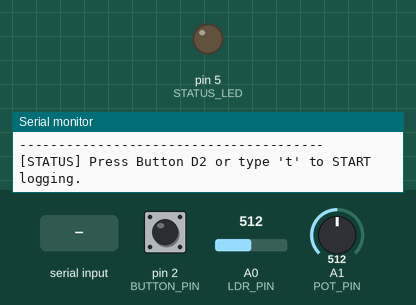
This sketch was run on a simulated Arduino Uno, built with avr-gcc and run on an emulated ATmega328P. Shown: output pins drawn as LEDs (lit = HIGH), the last lines printed to the serial monitor. Dashed ring = blinking. Inputs (shaded band) come from the test bench; at power-on: pin 2 (BUTTON_PIN) HIGH, A0 (LDR_PIN) = 512, A1 (POT_PIN) = 512. Storage starts empty.

Above: at 1.7 s.
1.8 s: pin 2 (BUTTON_PIN) pulled LOW for 0.15 s
At 2.11 s:
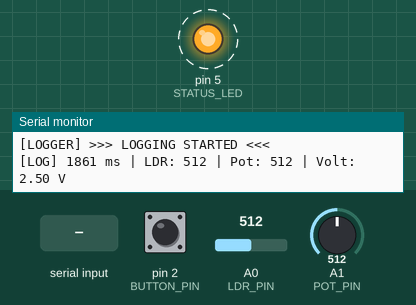
4.9 s: "t\n" received over Serial
6.4 s: byte 116 ('t') received over Serial
At 7.3 s:
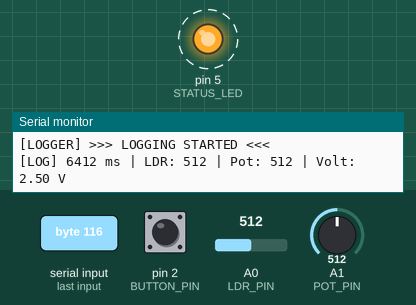
15.4 s: byte 104 ('h') received over Serial
Timing chart, 0 to 19.4 s (numbered marks = the images above; inputs shaded):
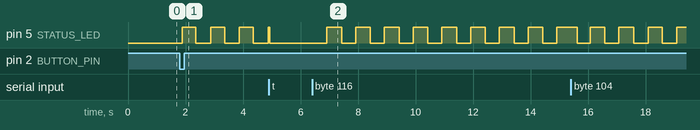

The sketch:

Day_72_CSV_Datalogger.ino
```cpp
/*
 * 100 Projects with Arduino - Day 72
 * Project: CSV Datalogger (Sensors to SD Card with Safe Toggle/Eject)
 *
 * DESCRIPTION:
 * This project implements a robust, periodic sensor datalogger that records sensor telemetry
 * in Comma-Separated Values (CSV) format onto an SD Card. To meet industrial design standards:
 * 1. Safe Eject/Toggle Button: Integrates a debounced push button on Pin 2 that allows the user
 *    to gracefully start and stop the datalogger. Stopping the logger writes a finalization footer
 *    to the CSV file and closes the file system handles, enabling safe card ejection.
 * 2. Comma-Separated Values (CSV): Writes a header row on boot if the file is new. Fields logged:
 *    Timestamp (ms), LDR Raw, Potentiometer Raw, Computed Voltage (V).
 * 3. Non-blocking Execution: Sampling and logging are managed at a precise 1 Hz (1000ms) interval
 *    using millis() timers, allowing concurrent button polling and LED status flashing.
 *
 * WIRING:
 * - SD Card Module Pin -> Arduino Uno Pin
 *   - GND             -> GND
 *   - VCC             -> 5V
 *   - MISO            -> Pin 12
 *   - MOSI            -> Pin 11
 *   - SCK             -> Pin 13
 *   - CS              -> Pin 4
 * - Sensors & Indicators:
 *   - LDR (Photoresistor)   -> Pin A0 (with 10kΩ pull-down resistor forming a voltage divider)
 *   - Potentiometer (10kΩ)  -> Pin A1 (outer pins to 5V and GND, center wiper to A1)
 *   - Toggle/Eject Button   -> Pin 2 (connect between D2 and GND, using internal INPUT_PULLUP)
 *   - Status LED (Logging)  -> Pin 5 (via 220Ω resistor to GND)
 */

#include <SD.h>
#include <SPI.h>

// --- PIN DEFINITIONS ---
const int CS_PIN = 4;      // SD CS pin
const int BUTTON_PIN = 2;  // Start/Stop logging toggle button
const int STATUS_LED = 5;  // Logging status LED indicator
const int LDR_PIN = A0;    // LDR analog input
const int POT_PIN = A1;    // Potentiometer analog input

// --- DATALOG CONFIGURATION ---
const char *CSV_FILENAME = "datalog.csv";
const unsigned long SAMPLE_INTERVAL_MS = 1000;  // Log data every 1 second

// --- STATE VARIABLES ---
bool isLogging = false;            // Current logging state
unsigned long lastSampleTime = 0;  // Timer for sampling interval
unsigned long lastBlinkTime = 0;   // Timer for status LED blink
bool statusLedState = false;       // LED state tracking

// Button debounce state variables
bool buttonState = HIGH;
bool lastButtonState = HIGH;
unsigned long lastDebounceTime = 0;
const unsigned long DEBOUNCE_DELAY_MS = 50;

void setup() {
  Serial.begin(9600);

  pinMode(BUTTON_PIN, INPUT_PULLUP);
  pinMode(STATUS_LED, OUTPUT);
  digitalWrite(STATUS_LED, LOW);

  Serial.println(F("=================================================="));
  Serial.println(F("Day 72: CSV Sensor Datalogger with Safe Eject"));
  Serial.println(F("=================================================="));

  // Initialize the SD card
  if (!SD.begin(CS_PIN)) {
    Serial.println(F("[ERROR] SD Card initialization failed! Logging disabled."));
    while (1) {
      // Fast error flash of status LED
      digitalWrite(STATUS_LED, HIGH);
      delay(100);
      digitalWrite(STATUS_LED, LOW);
      delay(100);
    }
  }

  Serial.println(F("[SYSTEM] SD Card initialized successfully."));

  // Write the CSV header row if the file is new
  checkAndWriteHeader();

  printShellMenu();
  Serial.println(F("[STATUS] Press Button D2 or type 't' to START logging."));
}

void loop() {
  // 1. Debounce and read button input to toggle logging state
  pollToggleButton();

  // 2. Perform periodic sampling if logging is active
  if (isLogging) {
    unsigned long currentMillis = millis();

    // Log data every 1000ms (non-blocking)
    if (currentMillis - lastSampleTime >= SAMPLE_INTERVAL_MS) {
      lastSampleTime = currentMillis;
      logSensorData();
    }

    // Blink status LED to show active logging
    if (currentMillis - lastBlinkTime >= 500) {
      lastBlinkTime = currentMillis;
      statusLedState = !statusLedState;
      digitalWrite(STATUS_LED, statusLedState ? HIGH : LOW);
    }
  } else {
    // Turn off status LED when idle
    digitalWrite(STATUS_LED, LOW);
  }

  // 3. Process Serial Shell commands
  if (Serial.available() > 0) {
    char cmd = Serial.read();
    if (cmd == '\n' || cmd == '\r') return;

    switch (cmd) {
      case 't':
      case 'T':
        toggleLogging();
        break;
      case 'r':
      case 'R':
        readCSVContents();
        break;
      case 'd':
      case 'D':
        deleteCSVFile();
        break;
      case 'h':
      case 'H':
        printShellMenu();
        break;
      default:
        Serial.print(F("[SHELL] Unknown command: '"));
        Serial.print(cmd);
        Serial.println(F("' - Press 'h' for help."));
        break;
    }
  }
}

// =============================================================
//  CORE DATALOGGER LOGIC
// =============================================================

/**
 * Checks if the CSV file exists. If it does not, creates it and
 * writes a column header row.
 */
void checkAndWriteHeader() {
  if (!SD.exists(CSV_FILENAME)) {
    Serial.print(F("[SYSTEM] Creating new CSV file '"));
    Serial.print(CSV_FILENAME);
    Serial.println(F("'..."));

    File myFile = SD.open(CSV_FILENAME, FILE_WRITE);
    if (myFile) {
      // Write CSV headers
      myFile.println(F("Timestamp_ms,LDR_Raw,Pot_Raw,Voltage_V"));
      myFile.close();
      Serial.println(F("[SYSTEM] CSV Header row written successfully."));
    } else {
      Serial.println(F("[ERROR] Failed to write CSV header. Check card write switch."));
    }
  } else {
    Serial.print(F("[SYSTEM] Existing '"));
    Serial.print(CSV_FILENAME);
    Serial.println(F("' file found. Appending logs."));
  }
}

/**
 * Toggles the current state of the datalogger.
 * Performs graceful setup/shutdown logs.
 */
void toggleLogging() {
  isLogging = !isLogging;

  File myFile = SD.open(CSV_FILENAME, FILE_WRITE);

  if (isLogging) {
    Serial.println(F("[LOGGER] >>> LOGGING STARTED <<<"));
    if (myFile) {
      myFile.println(F("# LOGGER: Logging session started."));
      myFile.close();
    }
  } else {
    Serial.println(F("[LOGGER] >>> LOGGING STOPPED (Safe to eject SD Card) <<<"));
    if (myFile) {
      myFile.println(F("# LOGGER: Logging session terminated gracefully."));
      myFile.close();
    }
  }
}

/**
 * Reads sensor inputs, calculates voltage, and appends a row to the CSV.
 */
void logSensorData() {
  int ldrVal = analogRead(LDR_PIN);
  int potVal = analogRead(POT_PIN);

  // Calculate voltage from potentiometer (0 - 1023 -> 0.0 - 5.0 V)
  float voltage = (potVal * 5.0f) / 1023.0f;

  unsigned long timeStamp = millis();

  // Open the file in write mode
  File myFile = SD.open(CSV_FILENAME, FILE_WRITE);

  if (myFile) {
    // Format: Timestamp, LDR, Pot, Voltage
    myFile.print(timeStamp);
    myFile.print(F(","));
    myFile.print(ldrVal);
    myFile.print(F(","));
    myFile.print(potVal);
    myFile.print(F(","));
    myFile.println(voltage, 2);  // 2 decimal places

    // Commit changes to disk
    myFile.close();

    // Console output for feedback
    Serial.print(F("[LOG] "));
    Serial.print(timeStamp);
    Serial.print(F(" ms | LDR: "));
    Serial.print(ldrVal);
    Serial.print(F(" | Pot: "));
    Serial.print(potVal);
    Serial.print(F(" | Volt: "));
    Serial.print(voltage, 2);
    Serial.println(F(" V"));
  } else {
    Serial.println(F("[ERROR] Failed to open CSV file for logging!"));
  }
}

/**
 * Reads the CSV file contents and outputs them to the Serial Monitor.
 */
void readCSVContents() {
  if (isLogging) {
    Serial.println(F("[ERROR] Cannot read file while logging is active. Stop logging first."));
    return;
  }

  if (!SD.exists(CSV_FILENAME)) {
    Serial.print(F("[SYSTEM] File '"));
    Serial.print(CSV_FILENAME);
    Serial.println(F("' does not exist. Start logging to create it."));
    return;
  }

  Serial.print(F("[SD] Reading '"));
  Serial.print(CSV_FILENAME);
  Serial.println(F("'..."));

  File myFile = SD.open(CSV_FILENAME, FILE_READ);
  if (myFile) {
    Serial.println(F("----------------- CSV DATA LOG -----------------"));
    while (myFile.available()) {
      Serial.write(myFile.read());
    }
    myFile.close();
    Serial.println(F("------------------------------------------------"));
  } else {
    Serial.println(F("[ERROR] Failed to open CSV file for reading!"));
  }
}

/**
 * Deletes the CSV log file.
 */
void deleteCSVFile() {
  if (isLogging) {
    Serial.println(F("[ERROR] Cannot delete file while logging is active. Stop logging first."));
    return;
  }

  if (!SD.exists(CSV_FILENAME)) {
    Serial.print(F("[SYSTEM] File '"));
    Serial.print(CSV_FILENAME);
    Serial.println(F("' does not exist. Nothing to delete."));
    return;
  }

  Serial.print(F("[SD] Deleting '"));
  Serial.print(CSV_FILENAME);
  Serial.println(F("'..."));

  if (SD.remove(CSV_FILENAME)) {
    Serial.println(F("[SD] CSV file deleted successfully."));
  } else {
    Serial.println(F("[ERROR] Failed to delete CSV file."));
  }
}

// =============================================================
//  HARDWARE POLLING & INTERACTIVE COMMANDS
// =============================================================

/**
 * Polls the toggle button pin and implements debounce logic.
 * Toggles logging state upon a valid press detection.
 */
void pollToggleButton() {
  int reading = digitalRead(BUTTON_PIN);

  // If the button state changed (due to noise or pressing)
  if (reading != lastButtonState) {
    lastDebounceTime = millis();
  }

  if ((millis() - lastDebounceTime) > DEBOUNCE_DELAY_MS) {
    // If the button state has changed stably
    if (reading != buttonState) {
      buttonState = reading;

      // Button is active-low (pressed down)
      if (buttonState == LOW) {
        toggleLogging();
      }
    }
  }

  lastButtonState = reading;
}

/**
 * Prints the interactive serial shell menu.
 */
void printShellMenu() {
  Serial.println(F("\n--- CSV DATALOGGER INTERACTIVE MENU ---"));
  Serial.println(F(" 't' : Toggle logging state (Start/Stop)"));
  Serial.println(F(" 'r' : Read and print CSV file contents"));
  Serial.println(F(" 'd' : Delete the CSV file"));
  Serial.println(F(" 'h' : Display this help menu"));
  Serial.println(F("---------------------------------------"));
}
```

Measured:
- after the input at 1.8 s, pin 5 (STATUS_LED): alternates HIGH for 0.49 s and LOW for 0.51 s, starting after 0.08 s
- after the input at 6.4 s, pin 5 (STATUS_LED): alternates HIGH for 0.51 s and LOW for 0.49 s, starting after 0.51 s
